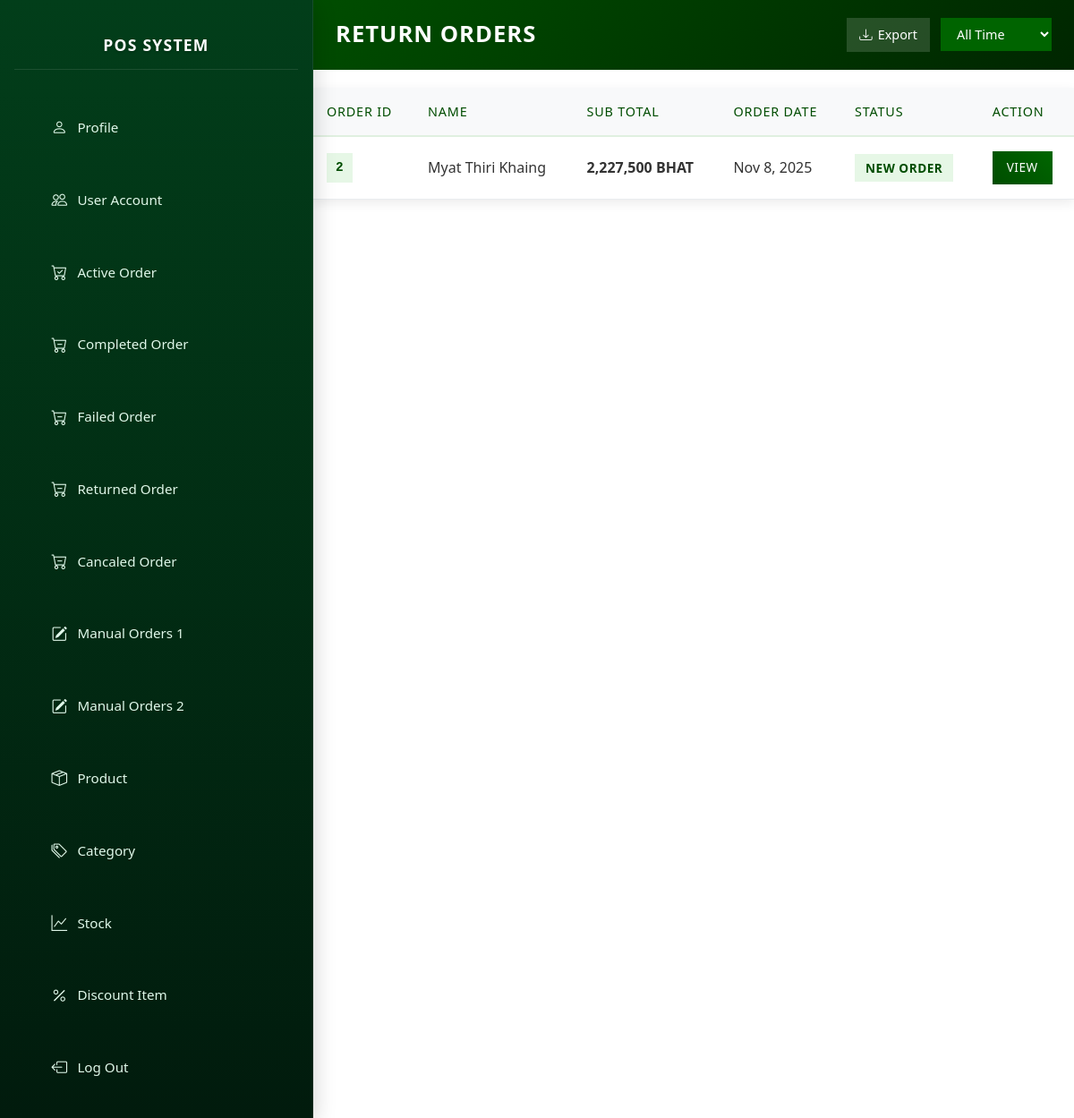
/admin/return_order.php (signed in), run on the app's committed database.
### tables this page shows
CREATE TABLE `orderr` (
  `orderID` int NOT NULL,
  `paymentValid` tinyint DEFAULT NULL,
  `totalCost` double DEFAULT NULL,
  `orderDate` date DEFAULT NULL,
  `paymentStatus` int DEFAULT NULL,
  `orderStatus` int DEFAULT NULL,
  `trackingStatus` int DEFAULT NULL,
  `accountID` int DEFAULT NULL,
  `paymentType` int DEFAULT NULL,
  `addressID` int DEFAULT NULL,
  `isManual` tinyint DEFAULT NULL,
  `manualCustomerName` varchar(2000) DEFAULT NULL,
  `manualNote` longtext
);

CREATE TABLE `account` (
  `accountID` int NOT NULL,
  `name` varchar(500) NOT NULL,
  `email` varchar(500) NOT NULL,
  `passcode` varchar(2000) NOT NULL,
  `phoneNumber` varchar(500) NOT NULL,
  `birthday` date NOT NULL,
  `roleID` int NOT NULL,
  `pin` varchar(6) DEFAULT NULL,
  `profile` int DEFAULT NULL,
  `registerDate` date DEFAULT NULL
);

### admin/return_order.php (the view, shortened to what this page needs)
<?php
include "../connection/connectdb.php";
$filter = $_GET['filter'] ?? 'all';
$whereDate = "";
$query = "SELECT * FROM orderr JOIN account ON orderr.accountID = account.accountID WHERE orderr.orderStatus = 5 $whereDate ORDER BY orderr.orderDate DESC";
$result = $conn->query($query);
?>
<!DOCTYPE html>
<html lang="en">
<head>
    <?php include "./layout/header.php"; ?>
</head>
<body>
    <?php
        include "nav.php";
        $login = $_SESSION['login'] ?? false;
        if($login == true) {
        echo "<div class='main-content'>";
        echo "<form id='filterForm' method='get' style='display:inline;'>";
            echo "<div class='page-header'>";
            echo "<h1>Return Orders</h1>";
            echo "<div class='header-actions'>";
            echo "<button type='submit' name='export' value='csv'><i class='bi bi-download'></i> Export</button>";
            echo "<select name='filter' onchange='document.getElementById(\"filterForm\").submit();'>";
            echo "<option value='all'"      . ($filter === 'all'      ? ' selected' : '') . ">All Time</option>";
            echo "</select>";
            echo "</div></div></form>";
        if ($result && $result->num_rows > 0) {
            echo "<table class='orders-table'>";
            echo "<thead><tr>";
            echo "<th>Order ID</th>";
            echo "<th>Name</th>";
            echo "<th>Sub Total</th>";
            echo "<th>Order Date</th>";
            echo "<th>Status</th>";
            echo "<th>Action</th>";
            echo "</tr></thead>";
            echo "<tbody>";
            while ($row = $result->fetch_assoc()) {
                $statusClass = 'status-new';
                $statusText = 'New Order';
                echo "<tr>";
                echo "<td data-label='Order ID'><span class='order-id'>" . htmlspecialchars($row['orderID']) . "</span></td>";
                echo "<td data-label='Name'>" . htmlspecialchars($row['name']) . "</td>";
                echo "<td data-label='Total Cost'><strong>" . number_format($row['totalCost']) . " BHAT</strong></td>";
                echo "<td data-label='Order Date'>".date('M j, Y', strtotime($row['orderDate'])) . "</td>";
                echo "<td data-label='Status'><span class='status-badge $statusClass'>$statusText</span></td>";
                echo "<td data-label='Action'><a href='specific_order.php?orderID=" . urlencode($row['orderID']) . "' class='btn-view'>View</a></td>";
                echo "</tr>";
            }
            echo "</tbody></table>";
        } else {
            echo "<div class='no-orders'>No return orders at the moment.</div>";
        }
        echo "</div>";
        }
    ?>
</body>
</html>

### admin/style.css (style rules this page uses)
body { margin: 0; font-family: 'Calibri', sans-serif; background: #f8f9fa; }
.main-content { margin-left: 350px; padding: 0 !important; transition: margin-left 0.35s cubic-bezier(0.4, 0, 0.2, 1); min-height: 100vh; }
html { scroll-behavior: smooth; scrollbar-width: 5px; scrollbar-color: #044606 rgb(0, 0, 0); }

### admin/return_order.php (style rules this page uses)
.main-content { padding: 20px; }
.page-header { background: linear-gradient(135deg, #004d00, #002600); color: white; padding: 20px 25px; border-radius: 0; margin: 0 0 20px 0; display: flex; justify-content: space-between; align-items: center; flex-wrap: wrap; gap: 15px; }
.page-header h1 { margin: 0; font-size: 1.6rem; font-weight: 600; text-transform: uppercase; letter-spacing: 1px; }
.header-actions { display: flex; gap: 12px; align-items: center; flex-wrap: wrap; }
.header-actions button { background: rgba(255,255,255,0.15); border: none; color: white; padding: 8px 14px; border-radius: 0; font-size: 0.9rem; cursor: pointer; transition: all 0.3s ease; display: flex; align-items: center; gap: 6px; }
.header-actions select { background: rgba(255,255,255,0.15); border: none; color: white; padding: 8px 14px; border-radius: 0; font-size: 0.9rem; }
.orders-table { width: 100%; border-collapse: collapse; background: white; box-shadow: 0 4px 12px rgba(0,0,0,0.08); border-radius: 0; overflow: hidden; }
.orders-table thead { background: #f8f9fa; border-bottom: 2px solid #e0f0e0; }
.orders-table thead th { padding: 16px 15px; text-align: left; font-weight: 500; color: #004d00; font-size: 0.9rem; text-transform: uppercase; letter-spacing: 0.8px; }
.orders-table tbody tr { transition: all 0.3s ease; border-bottom: 1px solid #e9ecef; }
.orders-table td { padding: 16px 15px; vertical-align: middle; font-size: 1rem; color: #333; }
.order-id { font-family: 'Courier New', monospace; background: #e6f7e6; color: #004d00; padding: 6px 10px; border-radius: 0; font-weight: 600; font-size: 0.9rem; display: inline-block; }
.status-badge { padding: 6px 12px; border-radius: 0; font-size: 0.85rem; font-weight: 600; text-transform: uppercase; letter-spacing: 0.5px; }
.status-new { background: #e6f7e6; color: #004d00; }
.btn-view { background: linear-gradient(45deg, #004d00, #006600); color: white; padding: 8px 16px; border: none; border-radius: 0; text-decoration: none; font-size: 0.85rem; font-weight: 500; text-transform: uppercase; letter-spacing: 0.5px; transition: all 0.3s ease; display: inline-block; }
.header-actions select { background: #006400 !important; color: #fff !important; border: 0px solid #b8860b !important; padding: 8px 14px !important; border-radius: 0 !important; font-size: 0.9rem !important; font-weight: 500 !important; background-repeat: no-repeat; background-position: right 12px center; cursor: pointer; transition: all 0.3s ease; }
.header-actions select option { background: #e6f3e6 !important; color: #004d00 !important; font-weight: 600; }
.header-actions select option:checked, .header-actions select option:hover { background: #006400 !important; color: #b8860b !important; }

### data on the page
orderr: orderID "2", accountID.name "Myat Thiri Khaing", totalCost "2,227,500", orderDate "Nov 8, 2025", statusText "NEW ORDER"
